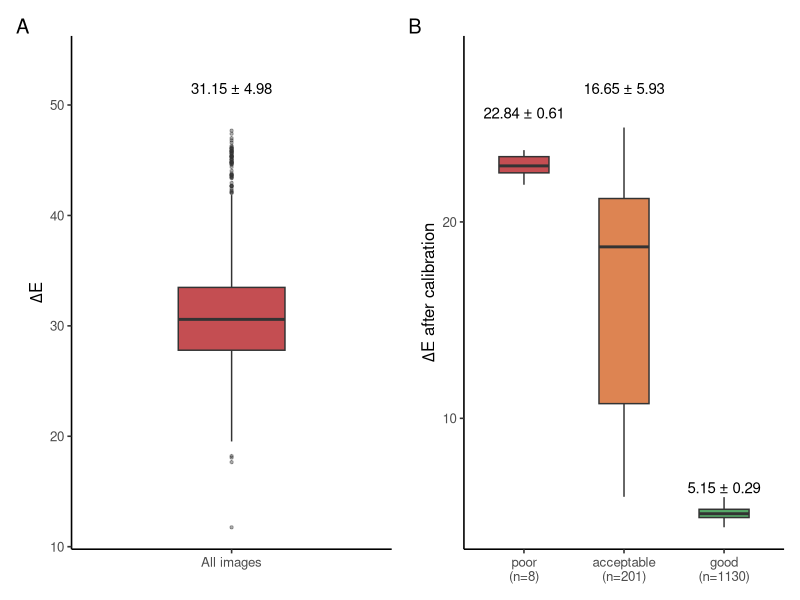
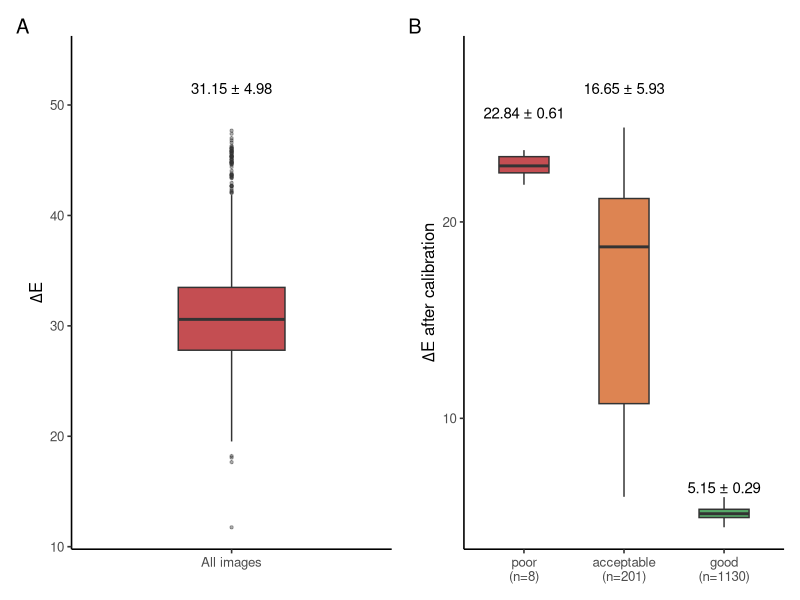

Here is the R script that generated these plots, in order:
## Project: What makes a green lip? An observational study of age, size, and light effects on the lip colour of farmed greenlip abalone (Haliotis laevigata Donovan)

## Step 1b: Colour correction check (image-level calibration, not per-metric r2)

# Install packages and load libraries
install.packages("here", "ggplot2", "patchwork") 

library(here)
library(ggplot2)
library(patchwork)

# Script 01b: Correction factor structuring, quality/failure summary, and dE spread
### LOAD & INSPECT DATA
df <- read.csv(here("data", "correction_factors.csv"))
nrow(df)
str(df)

##  Calibration quality (good / acceptable / poor) summary 
quality_levels <- c("poor", "acceptable", "good")  # ordered worst to best (matches dE_before_after_by_quality.png in validation/colour_calibration/)
 
# Per-category summary, styled the same way as calibration_summary() above
quality_summary <- function(data, levels = quality_levels) {
  calibrated <- data[data$status == "calibrated", ]
  n_total    <- nrow(calibrated)
  out <- lapply(levels, function(q) {
    n <- sum(calibrated$quality == q, na.rm = TRUE)
    data.frame(
      quality = q,
      n       = n,
      pct     = round(100 * n / n_total, 1),
      stringsAsFactors = FALSE
    )
  })
  do.call(rbind, out)
}
qual_summary <- quality_summary(df)
 
# Print summary
print(qual_summary, row.names = FALSE)
 
## Failed calibration summary (status = "no_checker_found" or "fit_failed") 
fail_statuses <- c("no_checker_found", "fit_failed")
 
failure_summary <- function(data, statuses = fail_statuses) {
  n_total <- nrow(data)
  out <- lapply(statuses, function(s) {
    n <- sum(data$status == s, na.rm = TRUE)
    data.frame(
      status = s,
      n      = n,
      pct    = round(100 * n / n_total, 1),
      stringsAsFactors = FALSE
    )
  })
  base <- do.call(rbind, out)
  n_failed_total <- sum(base$n)
  rbind(base, data.frame(
    status = "all_failed",
    n      = n_failed_total,
    pct    = round(100 * n_failed_total / n_total, 1)
  ))
}
fail_summary <- failure_summary(df)
 
# Print summary
print(fail_summary, row.names = FALSE)
 
### FILTER OUT FAILED CALIBRATION IMAGES 
df_ok <- df[df$status == "calibrated", ]
cat(sprintf("\nRetained %d of %d images (calibration succeeded)\n", nrow(df_ok), nrow(df)))
 
# Order quality as a factor, worst to best, for consistent plotting order
df_ok$quality <- factor(df_ok$quality, levels = quality_levels)
 
### PLOTS: dE spread before calibration, and after calibration by quality 
 
# shared minimal theme: no gridlines, external tick marks, no titles
no_grid_theme <- theme_classic(base_size = 12) +
  theme(
    legend.position = "none",
    panel.grid      = element_blank()
  )
 
# Panel A: dE_before across ALL calibrated images (no quality split) 
mean_before <- mean(df_ok$dE_before, na.rm = TRUE)
sd_before   <- sd(df_ok$dE_before,   na.rm = TRUE)
label_before <- sprintf("%.2f \u00B1 %.2f", mean_before, sd_before)
y_pos_before <- max(df_ok$dE_before, na.rm = TRUE) * 1.08
 
p_before <- ggplot(df_ok, aes(x = "All images", y = dE_before)) +
  geom_boxplot(width = 0.4, fill = "#C44E52", outlier.size = 0.8, outlier.alpha = 0.4) +
  annotate("text", x = 1, y = y_pos_before, label = label_before, size = 3.8) +
  labs(x = NULL, y = expression(Delta * "E")) +
  scale_y_continuous(expand = expansion(mult = c(0.05, 0.12))) +
  no_grid_theme
 
# Panel B: dE_after split by quality (poor / acceptable / good) 
qual_n      <- table(df_ok$quality)
qual_labels <- setNames(paste0(names(qual_n), "\n(n=", as.integer(qual_n), ")"),
                        names(qual_n))
 
# per-quality mean +/- SD of dE_after, positioned just above each group's max
agg_mean <- tapply(df_ok$dE_after, df_ok$quality, mean, na.rm = TRUE)
agg_sd   <- tapply(df_ok$dE_after, df_ok$quality, sd,   na.rm = TRUE)
agg_max  <- tapply(df_ok$dE_after, df_ok$quality, max,  na.rm = TRUE)
 
stats_after <- data.frame(
  quality = factor(names(agg_mean), levels = quality_levels),
  label   = sprintf("%.2f \u00B1 %.2f", agg_mean, agg_sd),
  y_pos   = as.numeric(agg_max) * 1.08
)
 
p_after <- ggplot(df_ok, aes(x = quality, y = dE_after, fill = quality)) +
  geom_boxplot(width = 0.5, outlier.size = 0.8, outlier.alpha = 0.4) +
  geom_text(data = stats_after, aes(x = quality, y = y_pos, label = label),
            inherit.aes = FALSE, size = 3.8) +
  scale_fill_manual(values = c("poor" = "#C44E52", "acceptable" = "#DD8452", "good" = "#55A868")) +
  scale_x_discrete(labels = qual_labels[levels(df_ok$quality)]) +
  labs(x = NULL, y = expression(Delta * "E after calibration")) +
  scale_y_continuous(expand = expansion(mult = c(0.05, 0.12))) +
  no_grid_theme
 
# Stitch together with patchwork, tagged A / B
combined_plot <- p_before + p_after +
  patchwork::plot_annotation(tag_levels = "A")
 
# Save alongside the other correction-factor outputs
ggsave(filename = here("figures", "dE_before_after_by_quality.png"),plot = combined_plot, width = 10, height = 5, dpi = 300)
 
combined_plot

### END OF SCRIPT ###
